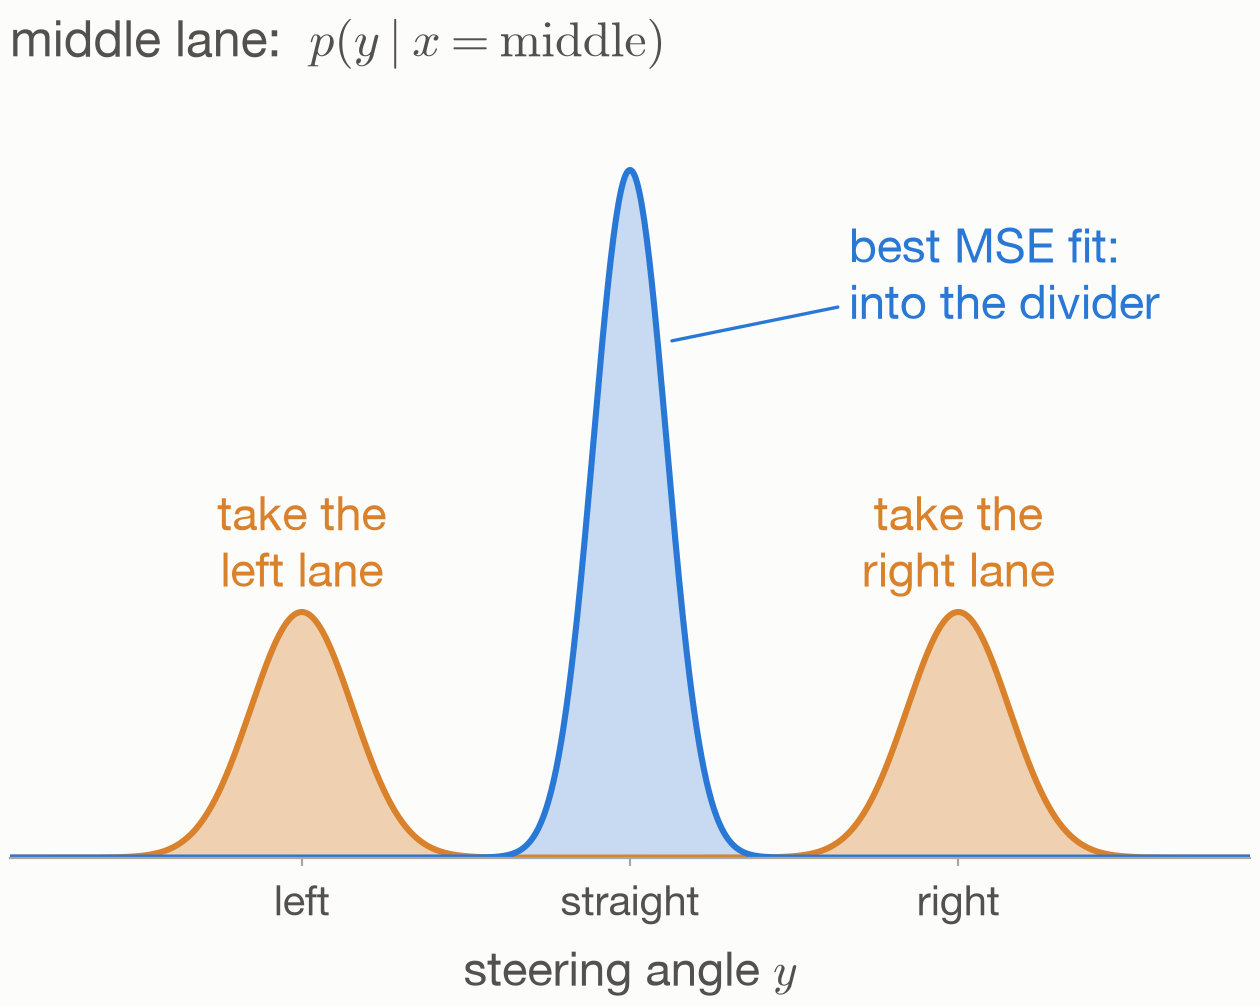

Reproduce this figure in Python.
"""In the middle lane, the truth is bimodal but the MSE fit steers straight ahead.

The MSE optimum is the conditional mean E[y | x], which sits between the two lanes.

Run: python 04_middle_lane.py  (requires numpy, scipy, matplotlib)
"""

import matplotlib.pyplot as plt
import numpy as np
from scipy.stats import norm

from common import (INK2, MODEL, MODEL_STD, POINT, SURFACE, TRUE_STD, TRUTH, Y_LIM, lane_modes,
                    p_right, save, setup_style, true_density)

X_MIDDLE = 0.0

setup_style()
fig, ax = plt.subplots(figsize=(8, 5), facecolor=SURFACE)
ax.set_facecolor(SURFACE)

ys = np.linspace(*Y_LIM, 1000)
truth = true_density(np.full_like(ys, X_MIDDLE), ys)
left, right = lane_modes(X_MIDDLE)
w = p_right(X_MIDDLE)
best_mean = (1 - w) * left + w * right
model = norm.pdf(ys, best_mean, MODEL_STD)

ax.fill_between(ys, 0, truth, color=TRUTH, alpha=0.35, lw=0)
ax.plot(ys, truth, color=TRUTH, lw=2.2)
ax.fill_between(ys, 0, model, color=MODEL, alpha=0.25, lw=0)
ax.plot(ys, model, color=MODEL, lw=2.2)

peak = norm.pdf(0, 0, TRUE_STD) * 0.5
ax.text(left, peak * 1.06, "take the\nleft lane", ha="center", va="bottom", fontsize=17,
        color=TRUTH)
ax.text(right, peak * 1.06, "take the\nright lane", ha="center", va="bottom", fontsize=17,
        color=TRUTH)
ax.annotate("best MSE fit:\ninto the divider", xy=(best_mean + 0.05, model.max() * 0.75),
            xytext=(0.3, model.max() * 0.85), fontsize=17, color=MODEL, va="center",
            arrowprops=dict(arrowstyle="-", color=MODEL, lw=1.2))

ax.text(0, 1.04, r"middle lane:  $p(y \mid x = \mathrm{middle})$", transform=ax.transAxes,
        fontsize=18, color=INK2)
ax.set_xlim(*Y_LIM)
ax.set_ylim(0, model.max() * 1.12)
ax.set_yticks([])
ax.set_xticks([left, 0, right], ["left", "straight", "right"], fontsize=15, color=INK2)
ax.tick_params(axis="x", length=3, color=POINT)
ax.set_xlabel("steering angle $y$", fontsize=17, color=INK2, labelpad=6)
for side in ("top", "right", "left"):
    ax.spines[side].set_visible(False)
ax.spines["bottom"].set_color(POINT)

save(fig, __file__)
